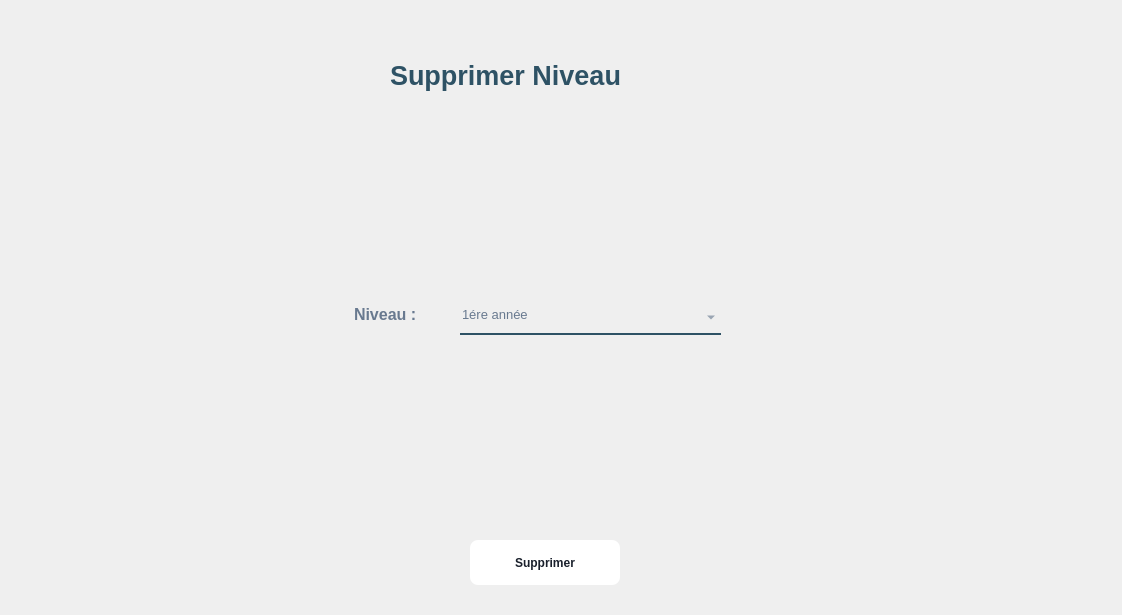
<?xml version="1.0" encoding="UTF-8"?>
<ui version="4.0">
 <class>Dialog</class>
 <widget class="QDialog" name="Dialog">
  <property name="geometry">
   <rect>
    <x>0</x>
    <y>0</y>
    <width>1122</width>
    <height>615</height>
   </rect>
  </property>
  <property name="windowTitle">
   <string>Dialog</string>
  </property>
  <widget class="QLabel" name="label_4">
   <property name="geometry">
    <rect>
     <x>0</x>
     <y>-130</y>
     <width>1131</width>
     <height>761</height>
    </rect>
   </property>
   <property name="styleSheet">
    <string notr="true">border-image:url(:/img/897.jpg);</string>
   </property>
   <property name="text">
    <string/>
   </property>
  </widget>
  <widget class="QLabel" name="label">
   <property name="geometry">
    <rect>
     <x>350</x>
     <y>300</y>
     <width>111</width>
     <height>35</height>
    </rect>
   </property>
   <property name="font">
    <font>
     <pointsize>12</pointsize>
     <weight>75</weight>
     <bold>true</bold>
    </font>
   </property>
   <property name="styleSheet">
    <string notr="true">background-color:rgba(0,0,0,0);
color:rgb(104, 121, 143);
padding-bottom:7px;</string>
   </property>
   <property name="text">
    <string>Niveau :</string>
   </property>
  </widget>
  <widget class="QPushButton" name="pushButton">
   <property name="geometry">
    <rect>
     <x>470</x>
     <y>540</y>
     <width>150</width>
     <height>45</height>
    </rect>
   </property>
   <property name="font">
    <font>
     <pointsize>-1</pointsize>
     <weight>87</weight>
     <bold>true</bold>
    </font>
   </property>
   <property name="styleSheet">
    <string notr="true">  background: #FFFFFF;
  border: 0 solid #E2E8F0;
  color: #1A202C;
  font-size: 12px;
  font-weight: 700;
  height: 56px;
  border-radius: 8px;

</string>
   </property>
   <property name="text">
    <string>Supprimer</string>
   </property>
  </widget>
  <widget class="QComboBox" name="comboBox">
   <property name="geometry">
    <rect>
     <x>460</x>
     <y>300</y>
     <width>261</width>
     <height>35</height>
    </rect>
   </property>
   <property name="font">
    <font>
     <pointsize>10</pointsize>
     <weight>50</weight>
     <bold>false</bold>
    </font>
   </property>
   <property name="styleSheet">
    <string notr="true">background-color:rgba(0,0,0,0);
border: 2px solid rgba(0,0,0,0);
border-bottom-color:rgba(46,82,101,255);
color:rgb(104, 121, 143);
padding-bottom:7px;</string>
   </property>
   <item>
    <property name="text">
     <string>1ére année</string>
    </property>
   </item>
   <item>
    <property name="text">
     <string>2eme année</string>
    </property>
   </item>
   <item>
    <property name="text">
     <string>3eme année</string>
    </property>
   </item>
  </widget>
  <widget class="QLabel" name="label_10">
   <property name="geometry">
    <rect>
     <x>390</x>
     <y>50</y>
     <width>311</width>
     <height>51</height>
    </rect>
   </property>
   <property name="font">
    <font>
     <family>Arial</family>
     <pointsize>20</pointsize>
     <weight>75</weight>
     <bold>true</bold>
     <underline>false</underline>
    </font>
   </property>
   <property name="styleSheet">
    <string notr="true">color:rgba(46,82,101,255);
background-color:rgba(0,0,0,0);
</string>
   </property>
   <property name="text">
    <string>Supprimer Niveau</string>
   </property>
  </widget>
 </widget>
 <resources>
  <include location="../img/back.qrc"/>
 </resources>
 <connections/>
</ui>
